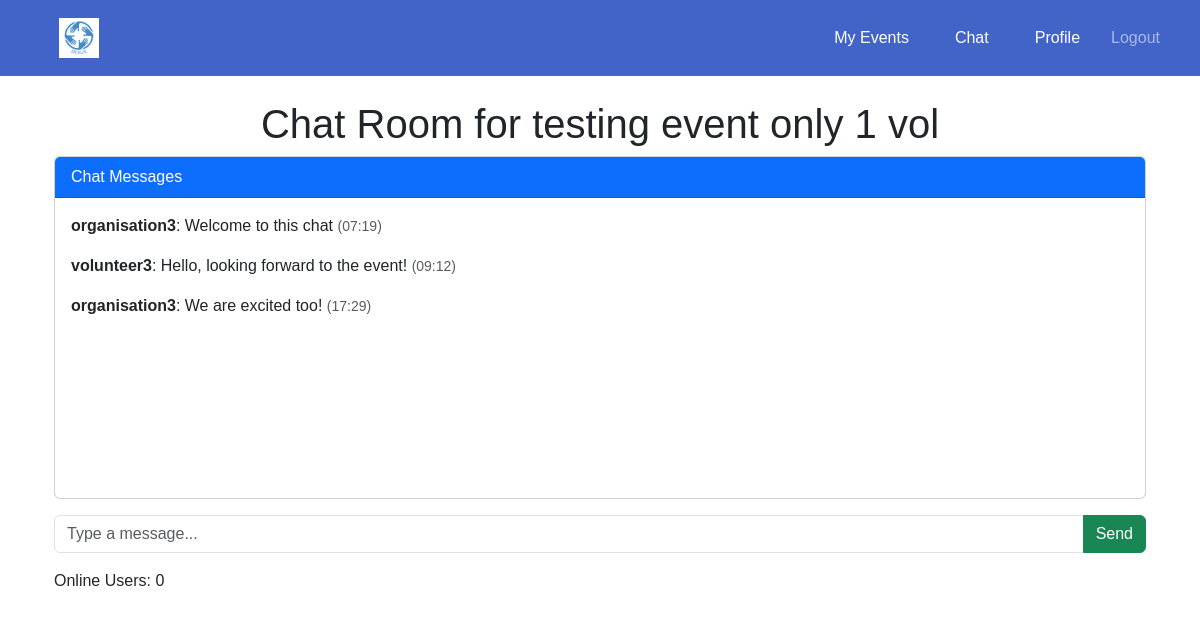
The page /chat/room/11/ (signed in) on the database as committed earlier.
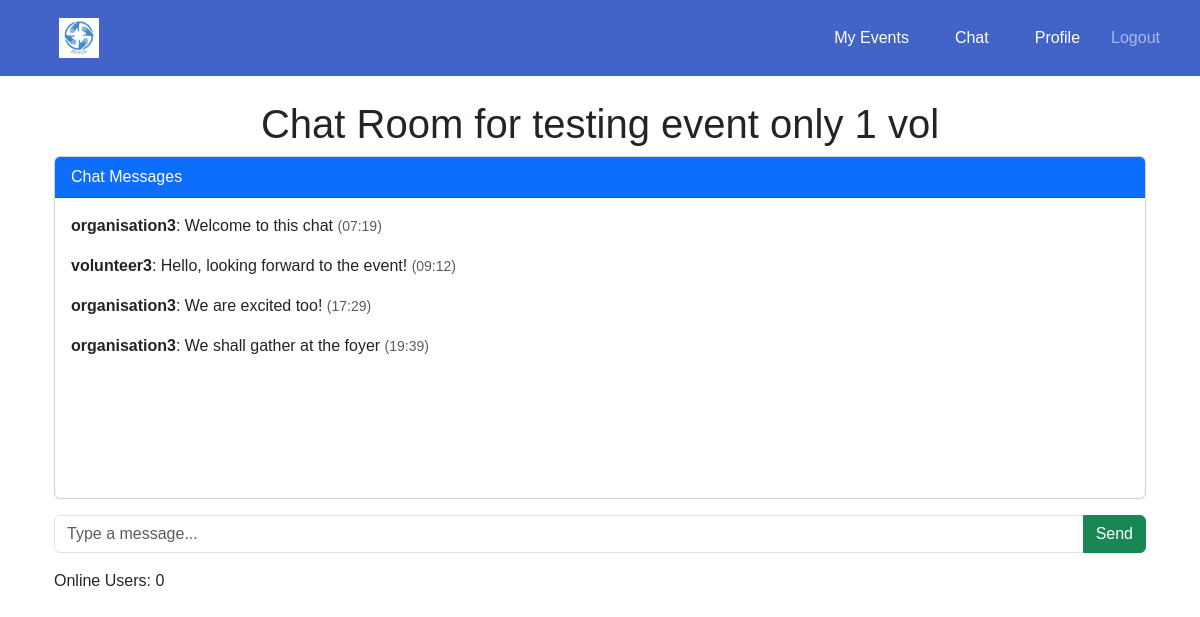
The same page on the database as committed later.
### chat/models.py (models this page shows, shortened)
class Message(models.Model):
    chatroom = models.ForeignKey(ChatRoom, on_delete=models.CASCADE, related_name="messages")
    sender = models.ForeignKey(settings.AUTH_USER_MODEL, on_delete=models.CASCADE)
    content = models.TextField()
    timestamp = models.DateTimeField(auto_now_add=True)

### accounts/models.py (models this page shows, shortened)
class CustomUser(AbstractUser):
    USER_TYPE_CHOICES = [
        ('volunteer', 'Volunteer'),
        ('organisation', 'Organisation'),
    ]
    user_type = models.CharField(max_length=20, choices=USER_TYPE_CHOICES)
    contact_number = models.CharField(max_length=10, blank= True, null=True)
    full_name = models.CharField(max_length=255, blank=True, null=True)
    personnel_name = models.CharField(max_length=255, blank=True, null=True)
    profile_picture = models.ImageField(upload_to='profile_pics', blank=True, null=True)

### chat/views.py (the view)
# urls.py: path('room/<int:event_id>/', chat_room, name='chat_room'),
@login_required
def chat_room(request, event_id):
    event = get_object_or_404(Event, id=event_id)
    chatroom, created = ChatRoom.objects.get_or_create(event=event)
    is_registered = VolunteerEvent.objects.filter(event=event, volunteer=request.user).exists()
    if request.user == event.organisation or is_registered:
        messages = chatroom.messages.order_by("timestamp")  # Load previous messages
        return render(request, "chat/chat_room.html", {
            "event": event,
            "chatroom": chatroom,
            "messages": messages,
        })
    return HttpResponseForbidden("You are not authorized to join this chat room.")

### chat/templates/chat/chat_room.html (shortened to what this page needs)
{% extends "base.html" %}
{% block content %}
<div class="container mt-4">
    <h1 class="text-center">Chat Room for {{ chatroom.event.name }}</h1>
    <div class="card">
        <div class="card-header bg-primary text-white">
            Chat Messages
        </div>
        <div id="chat-box" class="card-body" style="height: 300px; overflow-y: auto;">
            {% for message in messages %}
                <p><strong>{{ message.sender.username }}</strong>: {{ message.content }}
                <small class="text-muted">({{ message.timestamp|date:"H:i" }})</small></p>
            {% empty %}
                <p class="text-muted">No messages yet. Start the conversation!</p>
            {% endfor %}
        </div>
    </div>
    <form id="chat-form" class="mt-3">
        <div class="input-group">
            <input type="text" id="chat-message" class="form-control" placeholder="Type a message..." required>
            <button type="submit" class="btn btn-success">Send</button>
        </div>
    </form>
    <div id="online-users" class="mt-3 font-weight-bold">
        Online Users: <span id="user-count">0</span>
    </div>
</div>
{% endblock %}

Rows that differ between the two databases and show on the page:
added Message: sender.username "organisation3", content "We shall gather at the foyer", timestamp "19:39"
